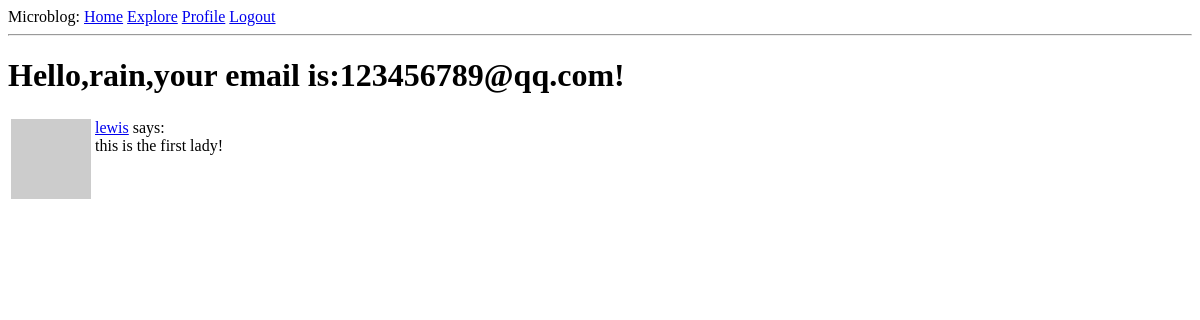
Page /explore (signed in) on the earlier database version.
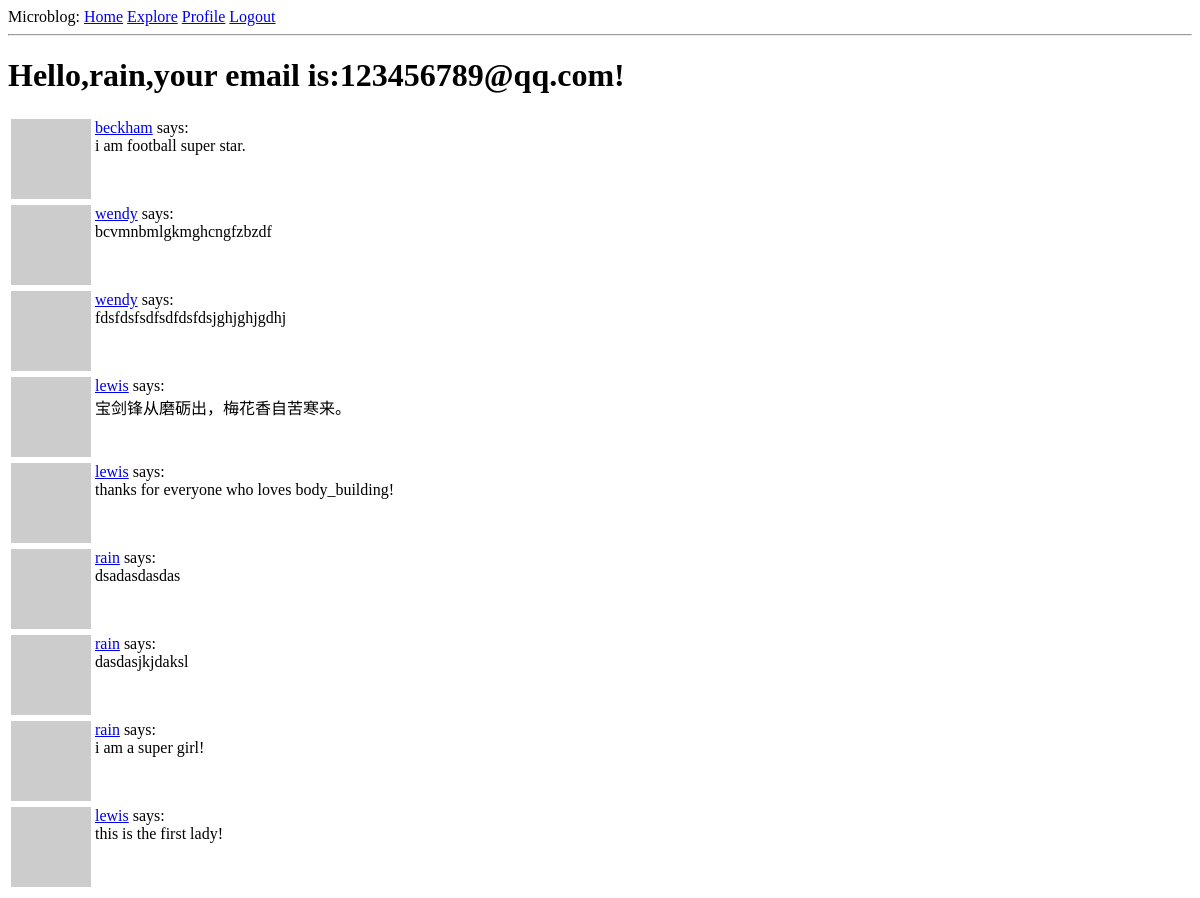
Same page on the later database version.
### app/models.py (models this page shows, shortened)
class User(UserMixin,db.Model):
    id = db.Column(db.Integer, primary_key=True)
    username = db.Column(db.String(64), index=True,unique=True)
    email = db.Column(db.String(120), index=True,unique=True)
    password_hash = db.Column(db.String(128))
    posts = db.relationship('Post',backref='author',lazy='dynamic')
    about_me = db.Column(db.String(140))
    last_seen = db.Column(db.DateTime,default=datetime.utcnow)
    followed = db.relationship(
        'User',
        secondary = followers,
        primaryjoin = (followers.c.follower_id==id),
        secondaryjoin = (followers.c.followed_id==id),
        backref = db.backref('followers',lazy='dynamic'),
        lazy='dynamic'
        )
    def avatar(self,size):
        digest = md5(self.email.lower().encode('utf-8')).hexdigest()
        return 'https://www.gravatar.com/avatar/{}?d=identicon&s={}'.format(digest,size)

class Post(db.Model):
    id = db.Column(db.Integer,primary_key=True)
    body = db.Column(db.String(140))
    timestamp = db.Column(db.DateTime,index=True,default=datetime.utcnow)
    user_id = db.Column(db.Integer,db.ForeignKey('user.id'))

### app/routes.py (the view)
@app.route('/explore')
@login_required
def explore():
    posts = Post.query.order_by(Post.timestamp.desc()).all()
    return render_template('index.html',title='Explore',posts=posts)

### app/models.py (called while the page is built)
@login.user_loader
def load_user(id):
    return User.query.get(int(id))

### app/routes.py (called while the page is built)
@app.before_request
def before_request():
    if current_user.is_authenticated:
        current_user.last_seen = datetime.utcnow()
        db.session.commit()

### app/templates/index.html (shortened to what this page needs)
{% extends "base.html"%}
{% block content %}
	<h1>Hello,{{current_user.username}},your email is:{{current_user.email}}!</h1>
	{% for post in posts %}
	{% include '_post.html' %}
	{% endfor %}
{% endblock %}

### app/templates/base.html (shortened to what this page needs)
<html>
    <head>
    </head>
    <body>
	    <div>Microblog:
		    <a href="{{ url_for("index") }}">Home</a>
		    <a href="{{ url_for("explore") }}">Explore</a>
		    {% if current_user.is_anonymous %}
		    <a href="{{ url_for("login") }}">Login</a>
		    {% else %}
		    <a href="{{ url_for('user',username=current_user.username) }}">Profile</a>
		    <a href="{{ url_for("logout") }}">Logout</a>
		    {% endif %}
	    </div>
	    <hr>
            {% block content %}
	    {% endblock %}
    <body>
</html>

### app/templates/_post.html
<table>
	<tr valign="top">
		<td><img src="{{ post.author.avatar(36) }}"></td>
		<td>
			<a href="{{ url_for('user',username=post.author.username) }}">{{ post.author.username }}</a> says: <br>{{ post.body }}
		</td>
        </tr>
</table>

Differences in the rows shown:
added Post: author.username "beckham", body "i am football super star."
added Post: author.username "wendy", body "bcvmnbmlgkmghcngfzbzdf"
added Post: author.username "wendy", body "fdsfdsfsdfsdfdsfdsjghjghjgdhj"
added Post: author.username "lewis", body "宝剑锋从磨砺出，梅花香自苦寒来。"
added Post: author.username "lewis", body "thanks for everyone who loves body_building!"
added Post: author.username "rain", body "dsadasdasdas"
added Post: author.username "rain", body "dasdasjkjdaksl"
added Post: author.username "rain", body "i am a super girl!"
